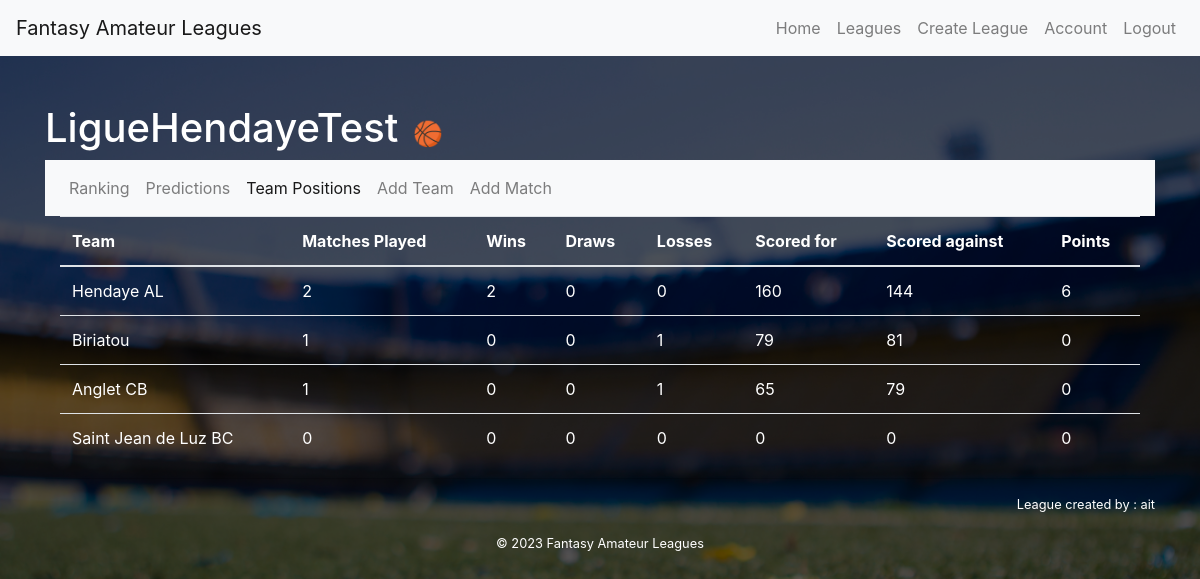
The page /leagues/1/positions/ (signed in) on the database its author committed.
### core/models.py (models this page shows, shortened)
class League(models.Model):
    name = models.CharField(max_length=255)
    sport = models.ForeignKey(Sport, on_delete=models.CASCADE)
    creator = models.ForeignKey(User, on_delete=models.CASCADE, related_name='created_leagues')
    members = models.ManyToManyField(User, through='Membership')
    country = models.CharField(max_length=255, default='France')
    date_created = models.DateTimeField(auto_now_add=True)
    pending_requests = models.ManyToManyField(User, related_name='pending_league_requests')

class Team(models.Model):
    name = models.CharField(max_length=255)
    league = models.ForeignKey(League, on_delete=models.CASCADE)
    sport = models.ForeignKey(Sport, on_delete=models.CASCADE)
    members = models.ManyToManyField(User, through='TeamMembership')
    def __str__(self):
        return self.name

### leagues/views.py (the view)
# urls.py: path('<int:league_id>/positions/', views.league_positions, name='league_positions'),
@login_required
def league_positions(request, league_id):
    league = get_object_or_404(League, id=league_id)
    teams = Team.objects.filter(league=league)
    is_creator = league.creator == request.user
    team_matches_data = []
    for team in teams:
        team_matches = Match.objects.filter(league=league, team1=team) | Match.objects.filter(league=league, team2=team)
        wins = 0
        losses = 0
        draws = 0
        goals_scored = 0
        goals_conceded = 0
        matches_played = 0
        for match in team_matches:
            if match.result_team1 is not None and match.result_team2 is not None:
                matches_played += 1
                if team == match.team1:
                    goals_scored += match.result_team1
                    goals_conceded += match.result_team2
                    if match.result_team1 > match.result_team2:
                        wins += 1
                    elif match.result_team1 < match.result_team2:
                        losses += 1
                    else:
                        draws += 1
                elif team == match.team2:
                    goals_scored += match.result_team2
                    goals_conceded += match.result_team1
                    if match.result_team2 > match.result_team1:
                        wins += 1
                    elif match.result_team2 < match.result_team1:
                        losses += 1
                    else:
                        draws += 1
        team_match_data = {
            'team': team,
            'wins': wins,
            'losses': losses,
            'draws': draws,
            'goals_scored': goals_scored,
            'goals_conceded': goals_conceded,
            'matches_played': matches_played,
            'points': wins * 3 + draws,
        }
        team_matches_data.append(team_match_data)
        team_matches_data.sort(key=itemgetter('points'), reverse=True)
    context = {
        'league': league,
        'team_matches_data': team_matches_data,
        'user': request.user,
        'is_creator': is_creator,
    }
    return render(request, 'leagues/league_positions.html', context)

### templates/leagues/league_positions.html (shortened to what this page needs)
{% extends 'base.html' %}
{% load static %}
{% load custom_filters %}
{% block content %}
  <h1>
      {{ league.name }}
      {% if league.sport.id == 2 %}
      <span class="icon">&#127936;</span>
      {% endif %}
  </h1>
  <nav class="navbar navbar-expand-lg navbar-light bg-light">
    <ul class="navbar-nav">
      <li class="nav-item">
        <a class="nav-link" href="{% url 'league' league.id %}">Ranking</a>
      </li>
      <li class="nav-item">
        <a class="nav-link" href="{% url 'league_predictions' league.id %}">Predictions</a>
      </li>
      <li class="nav-item active">
        <a class="nav-link" href="{% url 'league_positions' league.id %}">Team Positions</a>
      </li>
      {% if user == league.creator %}
      <li class="nav-item">
        <a class="nav-link" href="{% url 'add_team' league.id %}">Add Team</a>
      </li>
      <li class="nav-item">
        <a class="nav-link" href="{% url 'add_match' league.id %}">Add Match</a>
      </li>
        {% endif %}
    </ul>
  </nav>
    <div class="container">
      <div>
        <table class="table">
          <thead>
              <tr>
                  <th>Team</th>
                  <th>Matches Played</th>
                  <th>Wins</th>
                  <th>Draws</th>
                  <th>Losses</th>
                  <th>Scored for</th>
                  <th>Scored against</th>
                  <th>Points</th>
              </tr>
          </thead>
          <tbody>
              {% for team_data in team_matches_data %}
                  <tr>
                      <td>{{ team_data.team }}</td>
                      <td>{{ team_data.matches_played }}</td>
                      <td>{{ team_data.wins }}</td>
                      <td>{{ team_data.draws }}</td>
                      <td>{{ team_data.losses }}</td>
                      <td>{{ team_data.goals_scored }}</td>
                      <td>{{ team_data.goals_conceded }}</td>
                      <td>{{ team_data.points }}</td>
                  </tr>
              {% endfor %}
          </tbody>
      </table>
      </div>
    </div>
    <hr>
    <div>
        <p class="right"><small>League created by : {{ league.creator }}</small></p>
    </div>
{% endblock %}

### static/css/styles.css (style rules this page uses)
body { background-image: url("../images/fb2.jpg"); background-size: cover; background-repeat: no-repeat; background-attachment: fixed; color: white; }
body::before { content: ""; position: fixed; top: 0; left: 0; width: 100%; height: 100%; background-color: rgba(0, 0, 0, 0.65); z-index: -1; }
table, th, td { color: white; }
.right { display: flex; align-items: right; justify-content: right; }
.icon { font-size: 24px; color: #007bff; margin: 0 4px; }

### rows shown on the page
League: name "LigueHendayeTest", creator "ait"
Team: team "Hendaye AL", matches_played "2", wins "2", draws "0", losses "0", goals_scored "160", goals_conceded "144", points "6"
Team: team "Biriatou", matches_played "1", wins "0", draws "0", losses "1", goals_scored "79", goals_conceded "81", points "0"
Team: team "Anglet CB", matches_played "1", wins "0", draws "0", losses "1", goals_scored "65", goals_conceded "79", points "0"
Team: team "Saint Jean de Luz BC", matches_played "0", wins "0", draws "0", losses "0", goals_scored "0", goals_conceded "0", points "0"
